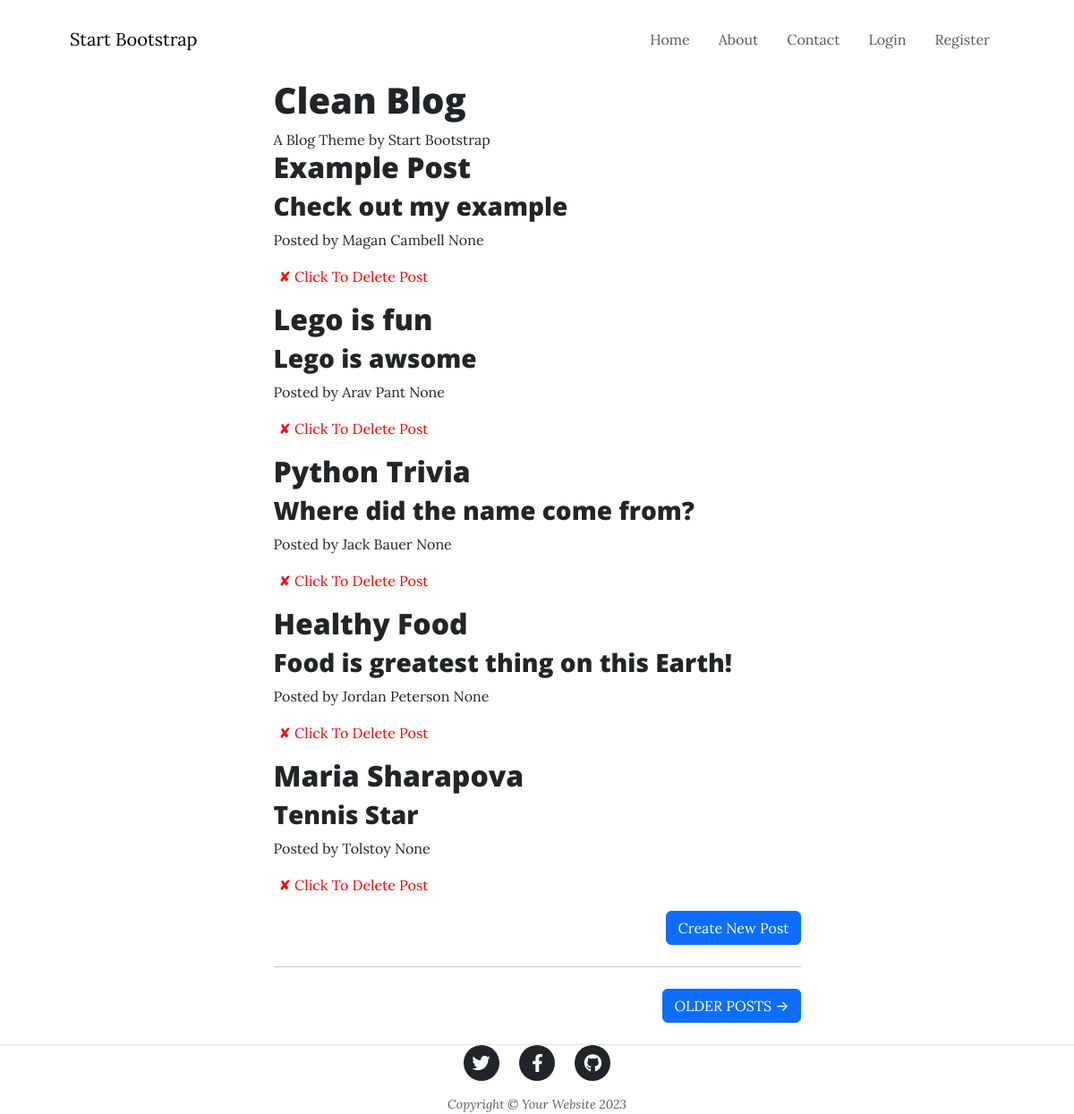
The app's page /, older data.
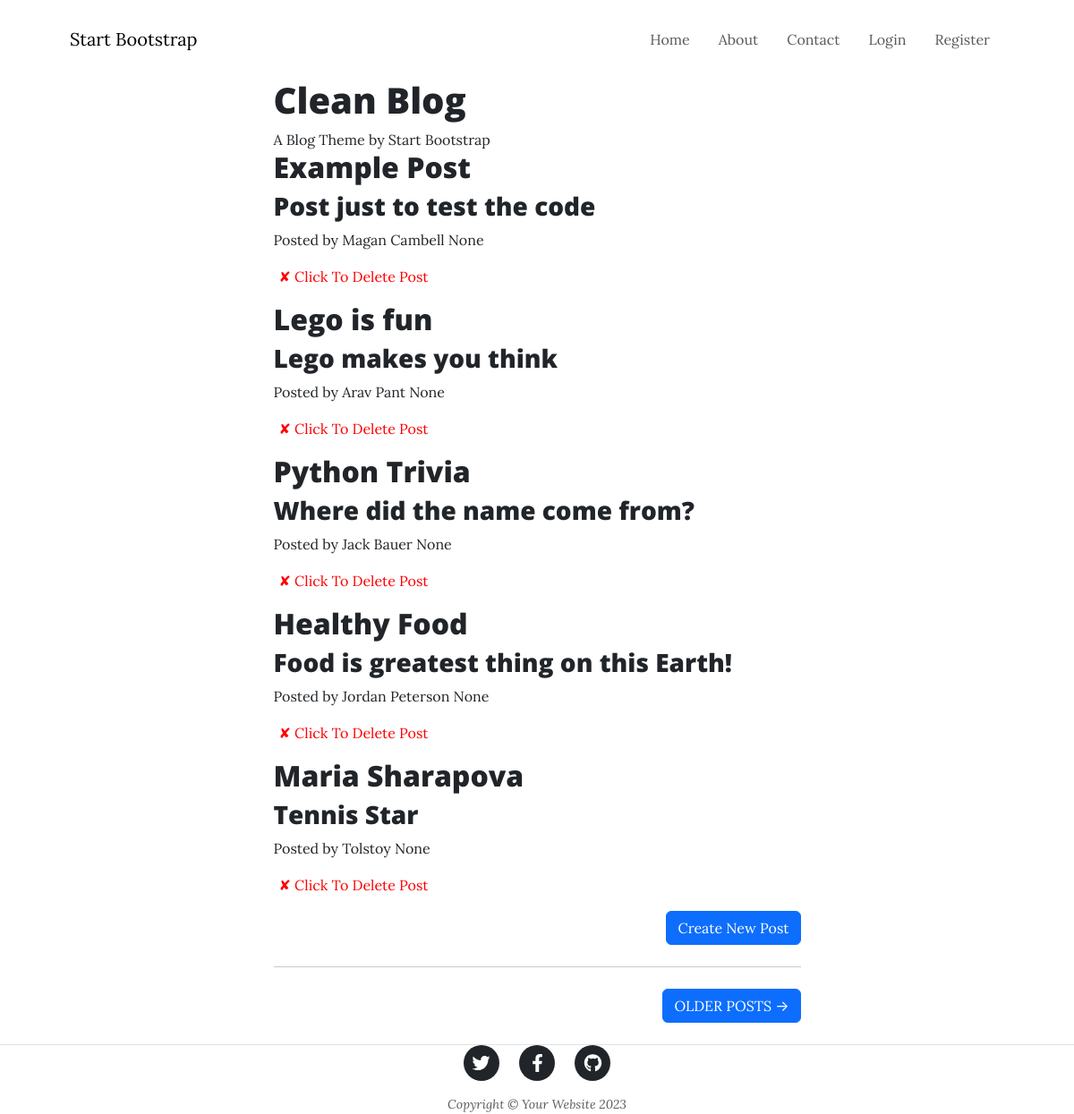
The same page, newer data.
### posts/models.py (models this page shows)
class BlogPost(models.Model):
    title = models.CharField(max_length=100)
    date = models.DateField(auto_now_add=True)
    body = models.TextField(max_length=1000)
    author = models.CharField(max_length=255)
    img_url = models.CharField(max_length=255)
    subtitle = models.CharField(max_length=500)
    body = RichTextField()
    class Meta:
        managed = False
        db_table = 'blog_post'

### posts/views.py (the view)
# urls.py: 2. Add a URL to urlpatterns:  path('', views.home, name='home')
def home(request):
    posts = BlogPost.objects.all()
    data = {"posts": posts
            }
    return render(request, "posts/index.html", data)

### posts/templates/posts/index.html
{% extends 'base.html'%}
{% block content %}
        {% include 'posts/includes/header.html' %}
        {% include 'posts/includes/footer.html' %}
{% endblock %}

### posts/templates/posts/includes/header.html (shortened to what this page needs)
{% load static %}
        <header class="masthead" style="background-image: white">
            <div class="container position-relative px-4 px-lg-5">
                <div class="row gx-4 gx-lg-5 justify-content-center">
                    <div class="col-md-10 col-lg-8 col-xl-7">
                        <div class="site-heading">
                            <h1>Clean Blog</h1>
                            <span class="subheading">A Blog Theme by Start Bootstrap</span>
                        </div>
                    </div>
                </div>
            </div>
        </header>
        <div class="container px-4 px-lg-5">
            <div class="row gx-4 gx-lg-5 justify-content-center">
                <div class="col-md-10 col-lg-8 col-xl-7">
                    {% for post in posts %}
                    <div class="post-preview">
                        <a href="{% url 'post' post.id %}">
                            <h2 class="post-title">{{post.title}}</h2>
                            <h3 class="post-subtitle">{{post.subtitle}}</h3>
                        </a>
                        <p class="post-meta">
                            Posted by
                            <a href="" >{{post.author}} </a>
                            {{post.date}}
                             <form action="{% url 'delete_post' post.id %}" method="POST" style="display:inline;">
                                 <button type="submit" style="border: none; background: none; color: red; cursor: pointer;">✘ Click To Delete Post</button>
                             </form>
                        </p>
                    </div>
                    {% endfor %}
      <div class="d-flex justify-content-end mb-4">
        <a
          class="btn btn-primary float-right"
          href="{% url 'new_post' %}"
          >Create New Post</a
        >
      </div>
                    <hr class="my-4" />
                    <div class="d-flex justify-content-end mb-4"><a class="btn btn-primary text-uppercase" href="#!">Older Posts →</a></div>
                </div>
            </div>
        </div>

Row changes from the older to the newer data that the page shows:
changed BlogPost "Example Post": subtitle "Check out my example" → "Post just to test the code"
changed BlogPost "Lego is fun": subtitle "Lego is awsome" → "Lego makes you think"
